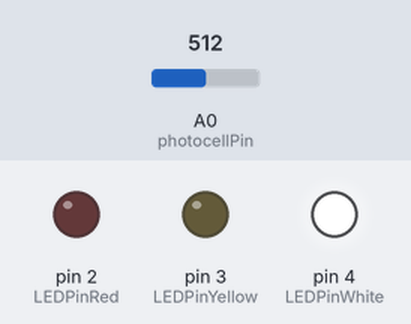
A sketch run on a simulated Arduino Uno, built with avr-gcc and run on an emulated ATmega328P. Parts: output pins drawn as LEDs (lit = HIGH). Inputs (shaded band) come from the test bench; at power-on: A0 (photocellPin) = 512.

Above: at 1.2 s.
1.3 s: A0 (photocellPin) set to 492
At 2.0 s:
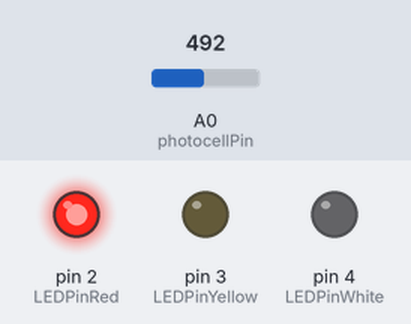
3.0 s: A0 (photocellPin) set to 265
4.5 s: A0 (photocellPin) set to 232
At 5.5 s:
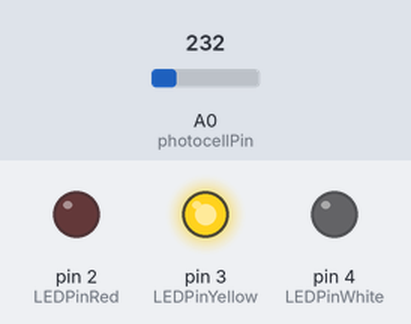
6.0 s: A0 (photocellPin) set to 306
At 6.7 s:
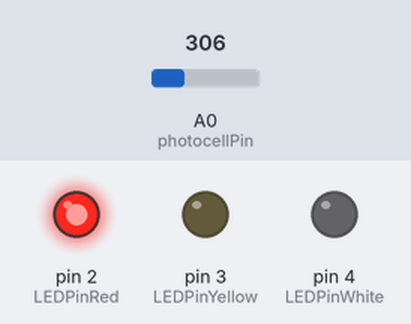
7.5 s: A0 (photocellPin) set to 122
At 7.9 s:
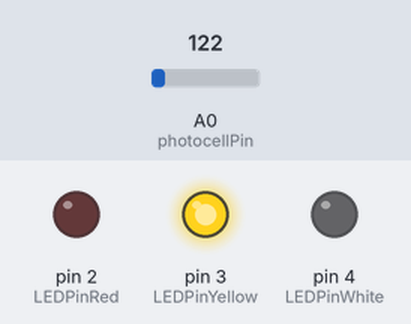
Timing chart, 0 to 10.0 s (numbered marks = the images above; inputs shaded):
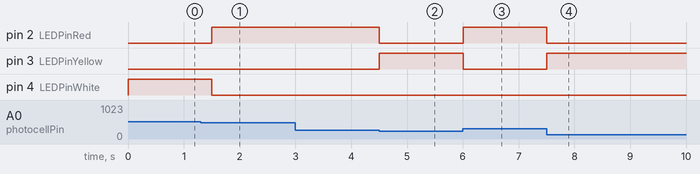

The sketch:

Miniprojeto01.ino
```cpp
// sensor minimum, discovered through experiment
const int sensorMin = 0;

//sensor maximum, discovered through experiment
const int sensorMax = 500;


int photocellPin = A0;
int LEDPinWhite = 4;
int LEDPinYellow = 3;
int LEDPinRed = 2;

void setup(){
  pinMode(LEDPinWhite, OUTPUT);
  pinMode(LEDPinYellow, OUTPUT);
  pinMode(LEDPinRed, OUTPUT);

}

void loop(){
  int analogValue;
  int range;

  //read our photocell
  analogValue = analogRead(photocellPin);

  //map the sensor range to a range of four options
  range = map(analogValue, sensorMin, sensorMax, 0,2);

  switch(range){
    case 0:
      digitalWrite(LEDPinYellow, HIGH);
      digitalWrite(LEDPinRed, LOW);
      digitalWrite(LEDPinWhite, LOW);
      break;
    case 1:
      digitalWrite(LEDPinYellow, LOW);
      digitalWrite(LEDPinRed, HIGH);
      digitalWrite(LEDPinWhite, LOW);
      break;
    case 2:
      digitalWrite(LEDPinYellow, LOW);
      digitalWrite(LEDPinRed, LOW);
      digitalWrite(LEDPinWhite, HIGH);
      break;

  }

  delay(250);
}
```

Measured:
- the behaviour switches between 500 and 499 on A0 (photocellPin) (found by bisection; images 0 and 1)
- the behaviour switches between 250 and 249 on A0 (photocellPin) (found by bisection; images 1 and 2)
- after the input at 1.3 s, pin 2 (LEDPinRed): LOW → HIGH after 0.20 s; pin 4 (LEDPinWhite): HIGH → LOW after 0.20 s
- after the input at 3.0 s, every drawn part: stays the same
- after the input at 4.5 s, pin 2 (LEDPinRed): HIGH → LOW at once; pin 3 (LEDPinYellow): LOW → HIGH at once
- after the input at 6.0 s, pin 2 (LEDPinRed): LOW → HIGH at once; pin 3 (LEDPinYellow): HIGH → LOW at once
- after the input at 7.5 s, pin 2 (LEDPinRed): HIGH → LOW at once; pin 3 (LEDPinYellow): LOW → HIGH at once
